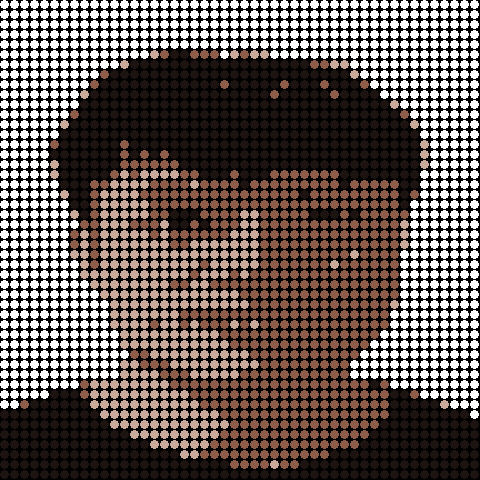
#> input picture 26.像素画定制/gogo/piexi/pixelate_output.png, 480 x 480 px
$ python '把照片放大.py'
#> lines starting #> are read from the running program, lines starting #| are printed output that depends on the picture
from PIL import Image

# 打开照片文件
image = Image.open('pixelate_output.png')
#> image is the input picture: PIL image 480x480 RGB; mean R, G, B 98.7, 87.7, 83.1

# 获取原始尺寸
original_width, original_height = image.size
#> original_width = 480; original_height = 480

# 放大的倍数
scale_factor = 8

# 计算放大后的尺寸
new_width = original_width * scale_factor
#> new_width = 3840
new_height = original_height * scale_factor
#> new_height = 3840

# 放大照片
scaled_image = image.resize((new_width, new_height))
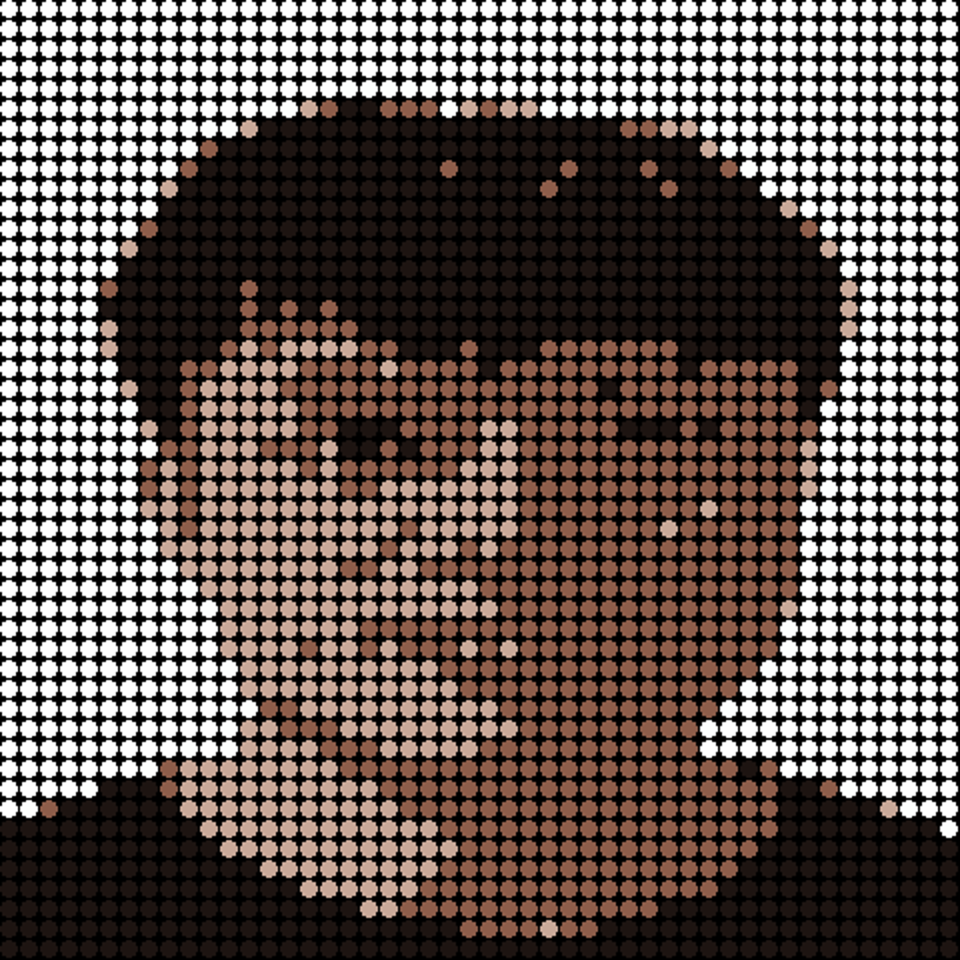
#> scaled_image: PIL image 3840x3840 RGB (shown at 1/4 size); mean R, G, B 98.9, 87.7, 83.1

# 保存放大后的照片
scaled_image.save('scaled_image3333.png')
